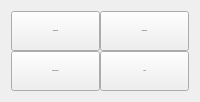
            <widget class="QFrame" name="frame">
             <property name="sizePolicy">
              <sizepolicy hsizetype="Preferred" vsizetype="Fixed">
               <horstretch>0</horstretch>
               <verstretch>0</verstretch>
              </sizepolicy>
             </property>
             <layout class="QGridLayout" name="widget_graph_visualizer_scroll_area_2_contents_grid_layout_1">
              <property name="spacing">
               <number>0</number>
              </property>
              <item row="0" column="0">
               <widget class="QPushButton" name="pg2_load_preset_btn">
                <property name="sizePolicy">
                 <sizepolicy hsizetype="Minimum" vsizetype="Maximum">
                  <horstretch>0</horstretch>
                  <verstretch>0</verstretch>
                 </sizepolicy>
                </property>
                <property name="minimumSize">
                 <size>
                  <width>50</width>
                  <height>40</height>
                 </size>
                </property>
                <property name="font">
                 <font>
                  <pointsize>-1</pointsize>
                 </font>
                </property>
                <property name="text">
                 <string>Load Preset</string>
                </property>
               </widget>
              </item>
              <item row="0" column="1">
               <widget class="QPushButton" name="pg2_save_preset_btn">
                <property name="sizePolicy">
                 <sizepolicy hsizetype="Minimum" vsizetype="Maximum">
                  <horstretch>0</horstretch>
                  <verstretch>0</verstretch>
                 </sizepolicy>
                </property>
                <property name="minimumSize">
                 <size>
                  <width>50</width>
                  <height>40</height>
                 </size>
                </property>
                <property name="font">
                 <font>
                  <pointsize>-1</pointsize>
                 </font>
                </property>
                <property name="text">
                 <string>Save Preset</string>
                </property>
               </widget>
              </item>
              <item row="1" column="0">
               <widget class="QPushButton" name="pg2_save_as_preset_btn">
                <property name="sizePolicy">
                 <sizepolicy hsizetype="Minimum" vsizetype="Maximum">
                  <horstretch>0</horstretch>
                  <verstretch>0</verstretch>
                 </sizepolicy>
                </property>
                <property name="minimumSize">
                 <size>
                  <width>50</width>
                  <height>40</height>
                 </size>
                </property>
                <property name="font">
                 <font>
                  <pointsize>-1</pointsize>
                 </font>
                </property>
                <property name="text">
                 <string>Save Preset As</string>
                </property>
               </widget>
              </item>
              <item row="1" column="1">
               <widget class="QPushButton" name="pg2_clear_preset_btn">
                <property name="sizePolicy">
                 <sizepolicy hsizetype="Minimum" vsizetype="Maximum">
                  <horstretch>0</horstretch>
                  <verstretch>0</verstretch>
                 </sizepolicy>
                </property>
                <property name="minimumSize">
                 <size>
                  <width>50</width>
                  <height>40</height>
                 </size>
                </property>
                <property name="font">
                 <font>
                  <pointsize>-1</pointsize>
                 </font>
                </property>
                <property name="text">
                 <string>Clear</string>
                </property>
               </widget>
              </item>
             </layout>
            </widget>
